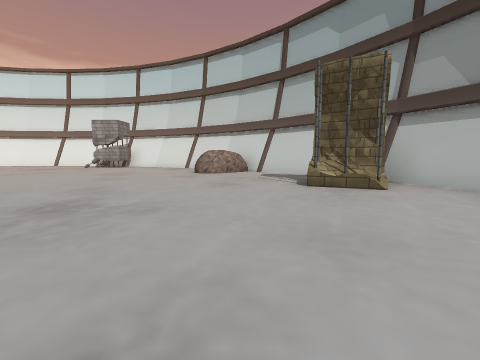
[1] (above)

21 first-person views from a walk through a scene from a Unity 3-D project. The camera is 1.3 m above the floor, tilts 6° down and sees 90° across. The floor is counted in squares, 2 m on a side. Each view is taken from the middle of a square. On the plan, view 1 faces up. The plan holds only what a view shows up to about 9 squares ahead; the rest is blank. The player is left out. Some animated figures are left out. Some surface patterns are stand-ins.

[2]
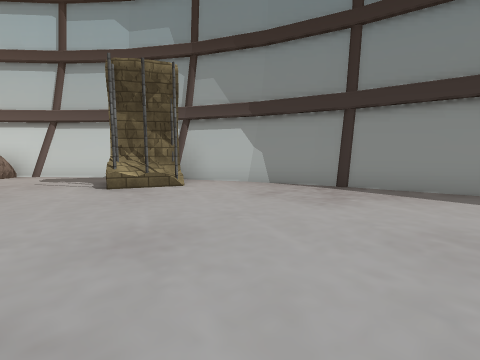

[3]
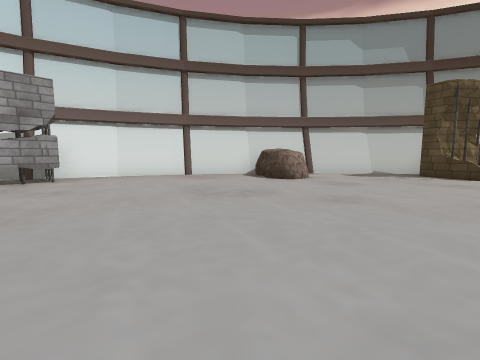

[4]
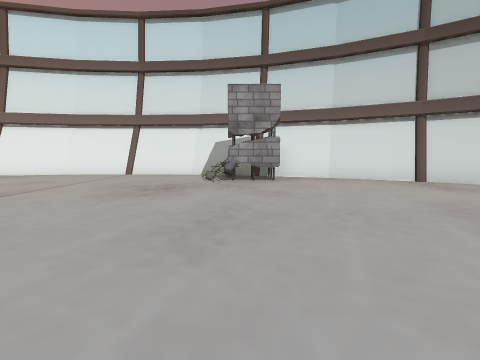

[5]
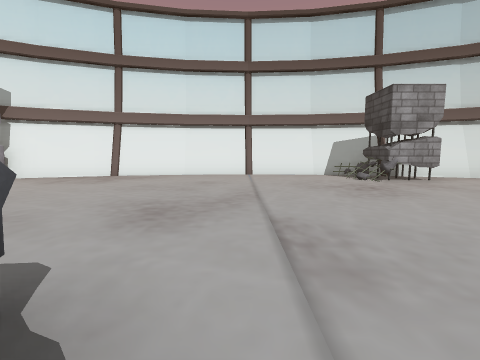

[6]
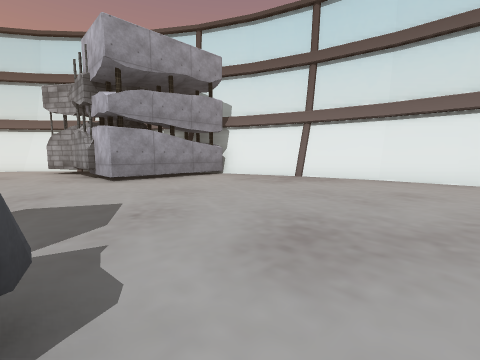

[7]
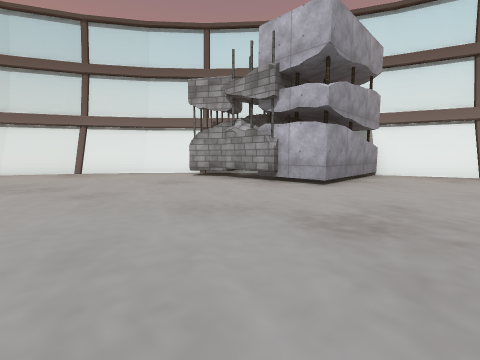

[8]
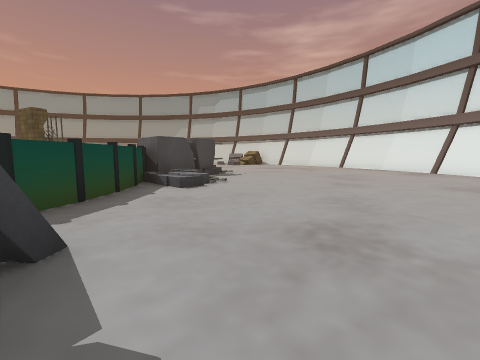

[9]
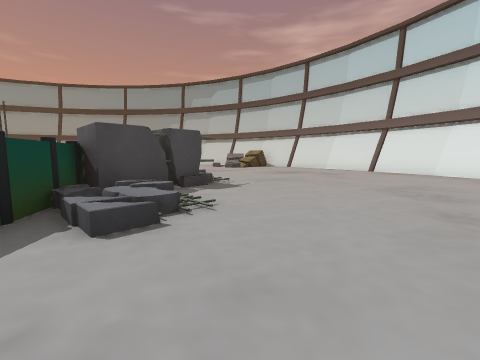

[10]
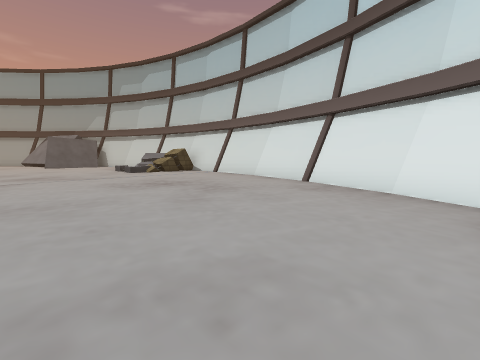

[11]
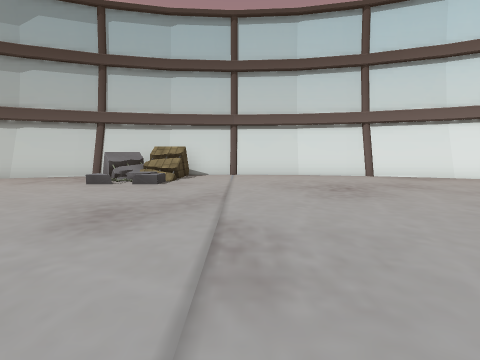

[12]
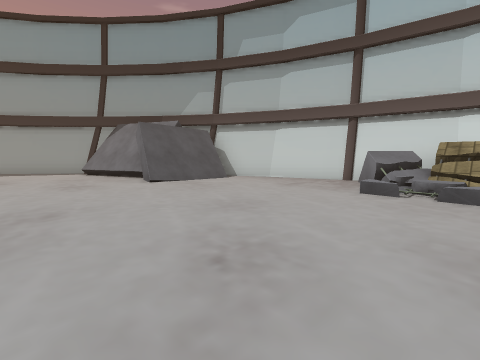

[13]
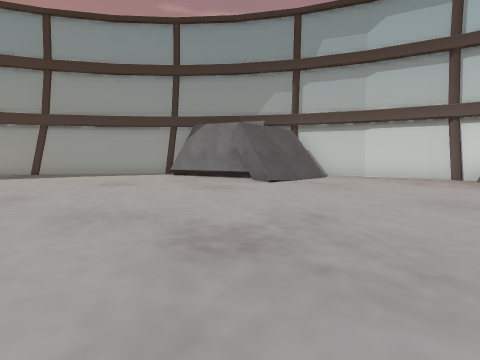

[14]
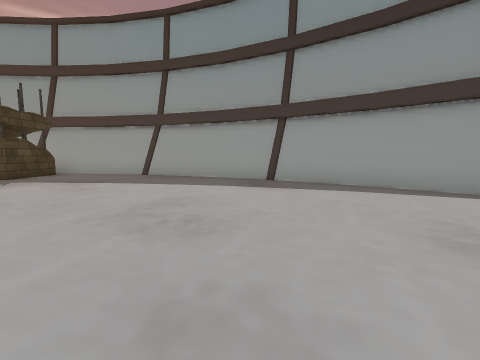

[15]
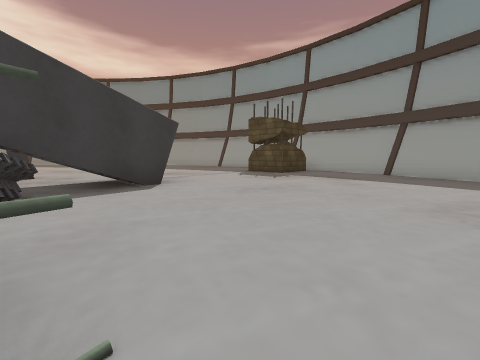

[16]
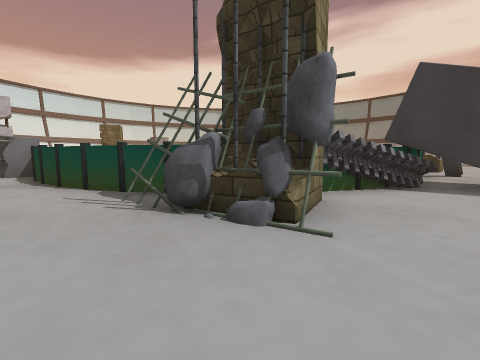

[17]
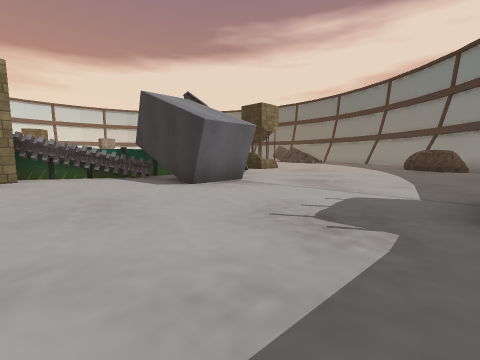

[18]
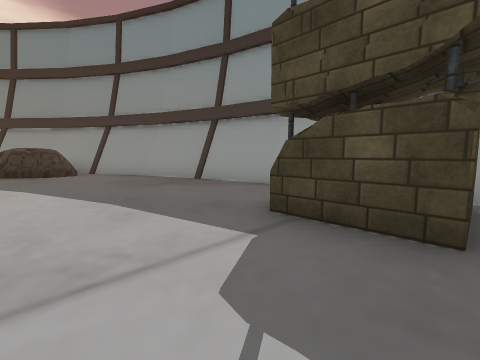

[19]
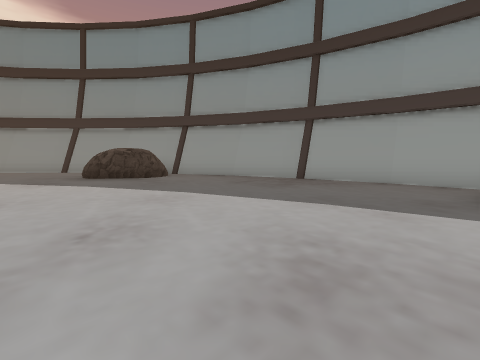

[20]
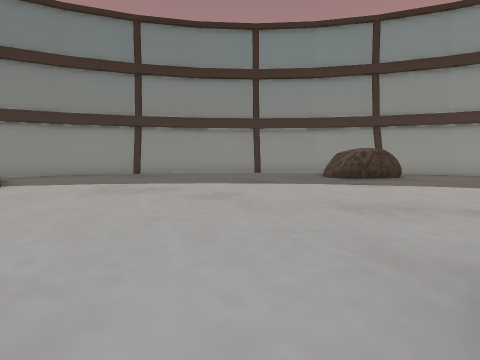

[21]
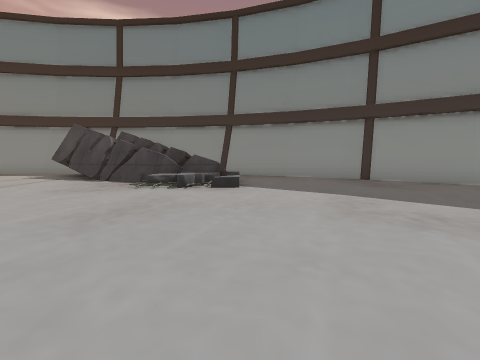

### Floor plan
Key: @ floor where view 1 was taken; # wall or solid block; . floor; / step, stairs or slope; = window, fence, low wall or low ledge; ^ raised ledge; R rock; C column; B block; O other object.
Columns run from 27 left of view 1 to 6 right of it. Each row starts with its distance up from view 1.
 14            ########B###
 13          ###........BC###
 12          #..........BC..###
 11          #................##
 10       CC #................R##
  9    ##CCCC#................RR##
  8    #.........................##
  7   ##...........O..............##
  6  ##........... O.   .........CC#
  5  #...........BBO    .........CC##
  4  #............         .........#
  3 ##.......//.##          ........#
  2 #......../ ##            .......##
  1 #.......///#             ........#
  0 #....../OO##               @.....#
 -1 #....... .#                   ...#
 -2 #.........#                  ..#
 -3 #....... .#                 ...#
 -4 #C/..... .##               ...##
 -5 #CO..... ..#             ..../^##
 -6 #O.........##            ..../==#
 -7 #..........C##        ......./=.#
 -8 ##.........CC##      O..........#
 -9  #//.......C..^###O..O.........##
-10  ## /..........OO..............#
-11  ##OO..........OO.............##
-12   #OO.........................#
-13   ##OO.......................##
-14    ###...................R..##
-15      ##.................RR.##
-16       ###................###
-17         ##.....CC......###
-18          #####......####
-19              ########

Where each view was taken, in squares from view 1:
view 1: 0 up, 0 right, facing up
view 2: 0 up, 0 right, facing up-right
view 3: 5 up, 7 left, facing up-right
view 4: 6 up, 7 left, facing up
view 5: 6 up, 11 left, facing up
view 6: 7 up, 11 left, facing up-left
view 7: 4 up, 15 left, facing up-left
view 8: 7 up, 14 left, facing down-left
view 9: 5 up, 16 left, facing down-left
view 10: 5 up, 21 left, facing down-left
view 11: 2 down, 19 left, facing left
view 12: 4 down, 20 left, facing down-left
view 13: 6 down, 18 left, facing down-left
view 14: 10 down, 18 left, facing down
view 15: 9 down, 17 left, facing down-right
view 16: 10 down, 18 left, facing up-right
view 17: 16 down, 15 left, facing up-right
view 18: 14 down, 12 left, facing down-right
view 19: 12 down, 10 left, facing down-right
view 20: 7 down, 5 left, facing down-right
view 21: 7 down, 3 left, facing right
